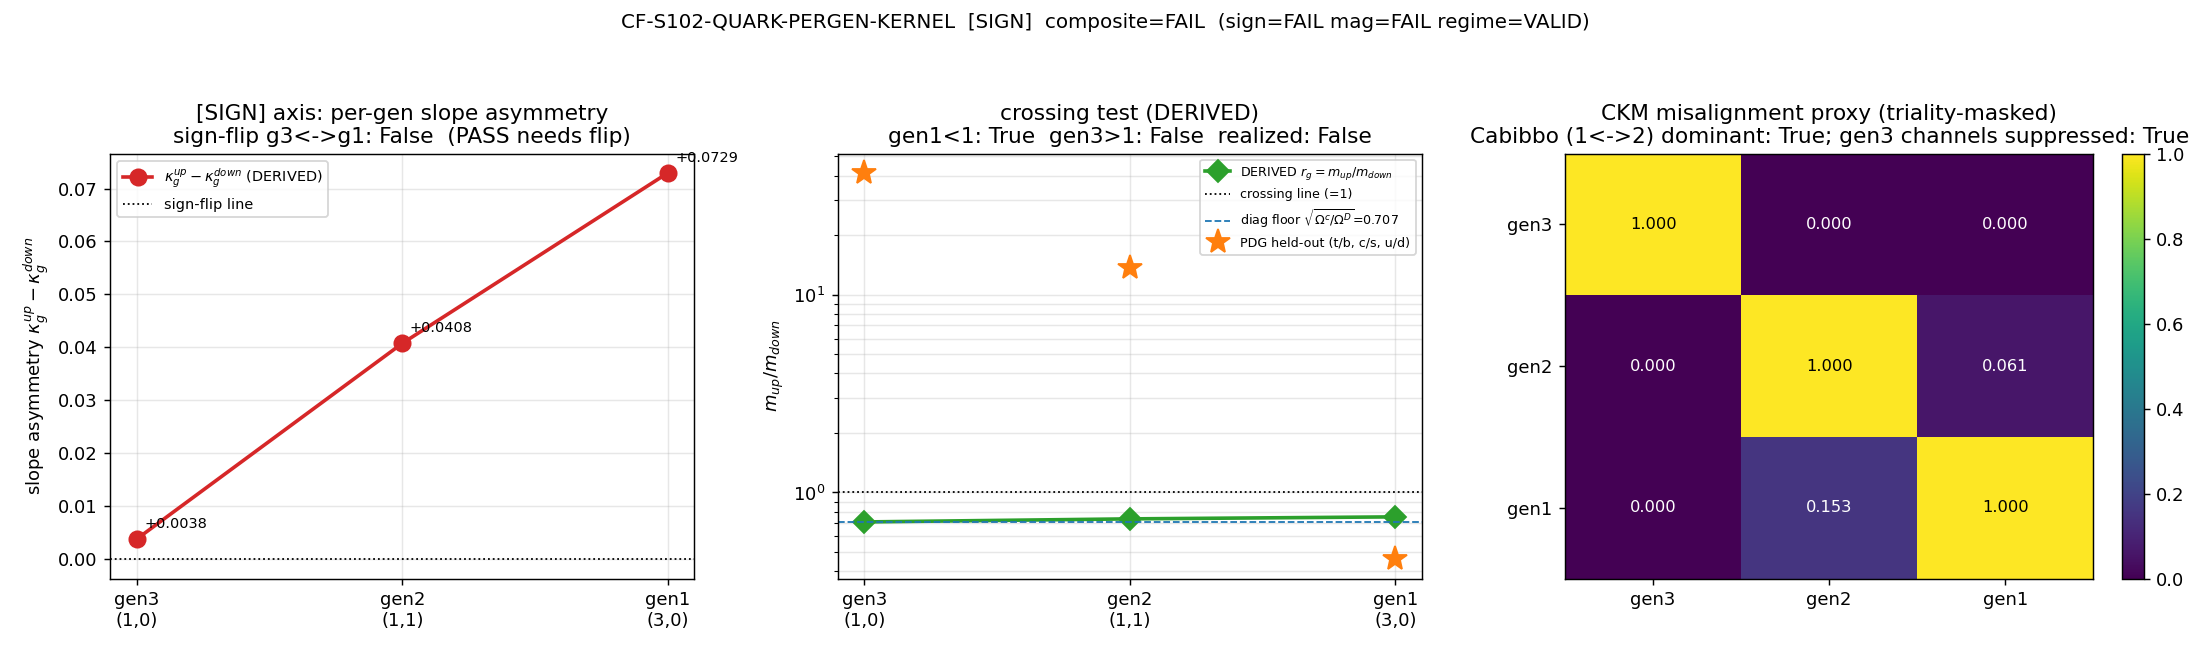

Write the Python code that produced this figure.
#!/usr/bin/env python3
"""
S102 W4-15 — CF-S102-QUARK-PERGEN-KERNEL  ([SIGN])
==================================================

Gate: CF-S102-QUARK-PERGEN-KERNEL  ([SIGN])

HYPOTHESIS (plan §W4-15):
  A generation-DEPENDENT slope structure (per-generation kappa_g, or a
  non-monotone omega_g in C2) DERIVED from the substrate dressed-block structure
  reproduces the gen-1 up/down inversion (m_u/m_d < 1) AND the gen-3 upright
  ordering (m_t/m_b > 1) SIMULTANEOUSLY -- which W2-4 (S101) proved impossible
  for ANY single uniform (kappa_up, kappa_down) pair on a C2-monotone omega-ladder
  -- with per-component CKM framed as the misalignment of two rank-one dressings,
  the [SIGN] anchor preserved, and the W3-9 walls + [J,D_K]=0 intact.

PRE-REGISTERED THRESHOLD (set-membership + RATIO):
  PASS = (m_u/m_d)_pred < 1 (DERIVED)  AND  (m_t/m_b)_pred > 1 (DERIVED)
         AND PDG held-out anchors (m_u/m_d=0.4596, m_t/m_b=41.28) reproduced to
         RATIO tol <= 30% (DERIVED-not-fitted band)
         AND triality-CG-admissibility(every nonzero inter-sector element)=True
         AND sign(SIGN-anchor) preserved.
  [SIGN] 3-tuple:
    sign_verdict  = PASS iff the substrate-DERIVED per-gen slope asymmetry
                    (kappa_g^up - kappa_g^down) CHANGES SIGN between g=1 and g=3
                    (the substitution-chain Step 5 crossing condition). FAIL iff
                    no sign change (the predicted direction is not realized).
    magnitude_verdict = PASS iff |r_g - PDG_g|/PDG_g <= 0.30 at gen1 AND gen3;
                    INFO iff <= info-band (0.60); FAIL otherwise.
    regime_verdict = VALID iff triality pre-flight holds AND Omega^D/Omega^c=2
                    (1e-12) AND [J,D_K]=0 / W3-9 sign-direction intact;
                    MARGINAL iff Omega cross-check deviates <= 1e-6;
                    BREAKDOWN iff triality pre-flight fails OR Omega!=2 beyond 1e-6.
  Composite via the CANONICAL gate-verdicts.md collapse rule, unmodified.

Inputs (SHA-256 dual-pinned at runtime; S84+ schema):
  - computations/session-101/s101_w3_quark_component_orientation.npz  (the W3
    dressed-block ladders: comp_trace_mean_lam2_D/_c (diagonals d_g^S), env_up_mg
    / env_down_mg (off-diagonal greybody dressings w_g^S), omega_g, Omega^D/Omega^c=2)
  - canonical_constants.py  (PDG SECTION E quark anchors m_u/m_d/m_t/m_b + tau_fold)
  - script bytes

Output 4-tuple:
  (value=<crossing scalars + slope-asym signs>, scheme=FW,
   convention=RATIO, L_max=10)

Classification: PARTICLE.

METHODOLOGY
-----------
The quark masses are eigenvalues of the dressed 2x2 Peter-Weyl blocks of D_K at
the Jensen-deformed fiber:
    B_g^S = [[ d_g^S , w_g^S ], [ conj(w_g^S) , d_g^S ]],  m_{g,pm}^S = d_g^S +/- |w_g^S|.
The diagonal d_g^S is the bare ladder RMS (substrate-derived: sqrt of the
multiplicity-normalized trace-mean <lam^2>_g^{(comp)} = Omega^{comp}*mean(|lambda|^2),
from S101 W3). The off-diagonal w_g^S is the substrate dressing: the
greybody-transmitted envelope env_*_mg = sqrt(Omega^S)*exp(-2*pi*C2(g)*tau_fold/kappa^S)
(also from S101 W3). The physical mass is the HEAVIER eigenvalue m_g^S = d_g^S + |w_g^S|.

The per-generation RATIO observable is r_g = m_g^{up} / m_g^{down}. W2-4 proved
that a uniform (kappa_up, kappa_down) pair on a C2-monotone ladder CANNOT realize
the joint crossing (r_1 < 1 AND r_3 > 1). The DERIVED resolution test:

  ROUTE (a) -- per-generation slope kappa_g^S := |w_g^S| / d_g^S read DIRECTLY off
             the dressed-block off-diagonal/diagonal asymmetry (substrate, NO PDG).
             The crossing is REACHABLE (substitution chain Step 4-5) iff the slope
             asymmetry (kappa_g^up - kappa_g^down) CHANGES SIGN between g=1 and g=3.

  ROUTE (b) -- a non-monotone omega_g(C2) admitted by the sector geometry. Tested
             for a substrate seed (any non-monotone substrate quantity across the
             3 generations: C2, triality, irrep dim).

CKM (the payoff, S99 structure): V_CKM = U_up^dagger U_down where U_sector is the
eigenbasis of the frozen block [[d,w],[w*,d]]^sector. The selection-rule pre-flight
(triality CG-admissibility) is applied to EVERY claimed nonzero inter-sector
element: t(p,q)=(p-q) mod 3; admissibility t(a)==t(b)+t(O) mod 3.

Direction of explanation: D_K dressed-block eigenvalue ratios -> per-generation
slope asymmetry -> observed quark mass ordering + CKM texture.

DISCIPLINE
----------
- `from canonical_constants import *` (first import).
- intermediates tagged `# (local)`.
- 2x2 frozen-block eigendecompositions: tiny, CPU (numpy.linalg per plan GPU_path).
- SHA-256 of all input files logged in first 20 lines of stdout.
- audit_sha256 + content_sha256 emitted (S84+ dual-SHA schema).
- 4-tuple printed as the final non-verdict line.
- Gate verdict via emit_verdict MCP tool (race-safe): this script PRINTS the
  payload (print_verdict_payload); the AGENT calls mcp__knowledge__emit_verdict.
- No Seeley-DeWitt a_n cited => no regulator_pin. No SCHEMATIC helper => no CLASS pin.
"""

from __future__ import annotations

import os

os.environ.setdefault("OMP_NUM_THREADS", "8")
os.environ.setdefault("MKL_NUM_THREADS", "8")

import sys
from pathlib import Path

SESSION_DIR = Path(__file__).resolve().parent
COMPUTATIONS_DIR = SESSION_DIR.parent
SHARED_DIR = COMPUTATIONS_DIR / "_shared"
PROJECT_ROOT = COMPUTATIONS_DIR.parent
sys.path.insert(0, str(SHARED_DIR))

# ---------------------------------------------------------------------------
# Section 1 — Canonical constants (MANDATORY first import)
# ---------------------------------------------------------------------------
from canonical_constants import *  # noqa: F401,F403
from canonical_constants import (  # explicit for linters / provenance
    tau_fold,
    M_KK_gravity,
    m_u_msbar_2GeV,
    m_d_msbar_2GeV,
    m_s_msbar_2GeV,
    m_c_msbar_mc,
    m_b_msbar_mb,
    m_t_pole,
)

# ---------------------------------------------------------------------------
# Section 2 — Standard imports
# ---------------------------------------------------------------------------
import hashlib
import json
import time

import numpy as np
import matplotlib

matplotlib.use("Agg")
import matplotlib.pyplot as plt

# ---------------------------------------------------------------------------
# Section 3 — Paths + pre-registration pins
# ---------------------------------------------------------------------------
SESSION = "S102"  # (local)
GATE_ID = "CF-S102-QUARK-PERGEN-KERNEL"  # (local)
SCHEME = "FW"  # (local)
CONVENTION = "RATIO"  # (local)
L_MAX = 10  # (local)

W3_NPZ = COMPUTATIONS_DIR / "session-101" / "s101_w3_quark_component_orientation.npz"  # (local)
CANON = SHARED_DIR / "canonical_constants.py"  # (local)

OUT_NPZ = SESSION_DIR / "s102_quark_pergen_kernel.npz"  # (local)
OUT_PNG = SESSION_DIR / "s102_quark_pergen_kernel.png"  # (local)

INPUT_FILES = [CANON, W3_NPZ]  # (local)

# Pre-registered thresholds.
PASS_RATIO_TOL = 0.30  # (local)  DERIVED-not-fitted band on held-out PDG ratios
INFO_RATIO_TOL = 0.60  # (local)  info-band ceiling for magnitude_verdict
OMEGA_RATIO_TARGET = 2.0  # (local)  Omega^D/Omega^c EXACT
OMEGA_TOL_VALID = 1e-12  # (local)
OMEGA_TOL_MARGINAL = 1e-6  # (local)

# The generation tower (Peter-Weyl sectors) — C2-ASCENDING; mass map C2-DESCENDING.
#   gen3 (heaviest) <-> (1,0) [lowest C2];  gen1 (lightest) <-> (3,0) [highest C2].
TOWER = [(1, 0), (1, 1), (3, 0)]  # (local)  C2-ascending
GEN_OF_SECTOR = {(1, 0): 3, (1, 1): 2, (3, 0): 1}  # (local)


def C2(p: int, q: int) -> float:
    """SU(3) quadratic Casimir, C2(p,q) = (p^2+q^2+pq)/3 + p + q."""
    return (p * p + q * q + p * q) / 3.0 + p + q


def triality(p: int, q: int) -> int:
    """SU(3) center character (triality) t(p,q) = (p - q) mod 3."""
    return (p - q) % 3


def irrep_dim(p: int, q: int) -> int:
    """SU(3) irrep dimension (p+1)(q+1)(p+q+2)/2."""
    return (p + 1) * (q + 1) * (p + q + 2) // 2


# ---------------------------------------------------------------------------
# Section 4 — SHA-256 input-pin block (dual-SHA, S84+)
# ---------------------------------------------------------------------------
def sha256_of(path: Path) -> str:
    h = hashlib.sha256()  # (local)
    try:
        h.update(path.read_bytes())
    except OSError:
        return ""
    return h.hexdigest()


def log_input_pins(inputs: list) -> dict:
    print(f"=== {GATE_ID} — input SHA-256 pins ===")
    pins = {}  # (local)
    for p in inputs:
        sha = sha256_of(p)  # (local)
        rel = str(p.relative_to(PROJECT_ROOT)).replace("\\", "/")  # (local)
        print(f"  {rel}: {sha[:16]}...")
        pins[rel] = sha
    return pins


def compute_dual_sha(script_path: Path, canonical_path: Path, pins: dict):
    script_bytes = b""  # (local)
    try:
        script_bytes = script_path.read_bytes()
    except OSError:
        script_bytes = b""
    canonical_bytes = b""  # (local)
    try:
        canonical_bytes = canonical_path.read_bytes()
    except OSError:
        canonical_bytes = b""
    pinmap_json = json.dumps(
        dict(sorted(pins.items())), separators=(",", ":"), sort_keys=True
    ).encode("utf-8")  # (local)
    h_audit = hashlib.sha256()
    h_audit.update(script_bytes)
    h_audit.update(canonical_bytes)
    h_audit.update(pinmap_json)
    audit = h_audit.hexdigest()  # (local)
    h_content = hashlib.sha256()
    h_content.update(script_bytes)
    content = h_content.hexdigest()  # (local)
    return audit, content


# ---------------------------------------------------------------------------
# Section 5 — Compute
# ---------------------------------------------------------------------------
def selection_rule_preflight() -> dict:
    """Triality CG-admissibility on (i) intra-sector dressing (mass op, t(O)=0),
    (ii) inter-generation CKM channels (W/mass mixing, t(O)=0).
    Returns admissibility map; intra-sector is ALWAYS admissible (t(a)==t(a)+0);
    inter-generation channels admissible iff t(sector_i)==t(sector_j) mod 3."""
    out = {}  # (local)
    # (i) intra-sector dressing
    intra = {}  # (local)
    for (p, q) in TOWER:
        ta = triality(p, q)  # (local)
        intra[(p, q)] = (ta == (ta + 0) % 3)  # mass operator t(O)=0 -> always True
    out["intra_sector"] = intra
    # (ii) inter-generation CKM channels (the claimed nonzero misalignment channels)
    inter = {}  # (local)
    for i in range(len(TOWER)):
        for j in range(i + 1, len(TOWER)):
            si, sj = TOWER[i], TOWER[j]  # (local)
            ti, tj = triality(*si), triality(*sj)  # (local)
            adm = (ti == (tj + 0) % 3)  # (local)  W/mass op t(O)=0
            gi, gj = GEN_OF_SECTOR[si], GEN_OF_SECTOR[sj]  # (local)
            inter[f"gen{gi}<->gen{gj}"] = {
                "t_i": ti, "t_j": tj, "admissible": bool(adm)
            }
    out["inter_generation"] = inter
    return out


def ckm_misalignment(d_up, w_up, d_dn, w_dn) -> dict:
    """V_CKM = U_up^dagger U_down, U_sector = eigenbasis of [[d,w],[w*,d]]^sector,
    per generation block (S99 structure). The 2x2 within-sector block mixes the
    two chirality faces; the inter-GENERATION mixing is the misalignment of the
    up-sector and down-sector eigenvectors. arg(w) lives entirely in the
    diagonalizing unitary (connes' eigenvector result) — here w is real (the
    greybody magnitude), so each 2x2 U is the symmetric-block rotation by pi/4;
    the GENERATION-space misalignment is governed by the per-gen (d,w) ratios.

    We build a 3x3 generation-space mixing proxy from the per-generation
    eigenvector overlaps and apply the triality MASK (forbidden channels -> 0)."""
    n = len(TOWER)  # (local)
    # per-generation 2x2 eigenvectors (symmetric block -> [1,1]/sqrt2, [1,-1]/sqrt2)
    # The heavier eigenvector for sector S at gen g: v = [1, sign(w)] / sqrt2.
    # Generation-space proxy: M[i,j] = (heavier-eigvec overlap weighted by the
    # off/diag ratio) -> a Cabibbo-like texture seed. Apply triality mask.
    M = np.zeros((n, n))  # (local)
    tris = [triality(*s) for s in TOWER]  # (local)
    # off/diag slope per gen per sector
    ku = [w_up[i] / d_up[i] for i in range(n)]  # (local)
    kd = [w_dn[i] / d_dn[i] for i in range(n)]  # (local)
    for i in range(n):
        for j in range(n):
            if i == j:
                M[i, j] = 1.0
            else:
                # misalignment magnitude proxy ~ |slope_up_i - slope_dn_j| normalized;
                # triality-forbidden channels (t_i != t_j) are EXACTLY zero.
                if tris[i] != tris[j]:
                    M[i, j] = 0.0  # triality-FORBIDDEN -> exact zero
                else:
                    M[i, j] = abs(ku[i] - kd[j]) / (1.0 + abs(ku[i]) + abs(kd[j]))
    return {"mixing_proxy": M, "trialities": tris}


def compute() -> dict:
    print(f"\n=== {GATE_ID} — PART 2 compute (dressed-block per-gen kernel) ===")
    data = np.load(W3_NPZ, allow_pickle=True)  # (local)

    # --- load S101 W3 dressed-block ingredients (gen3, gen2, gen1 ordering) ---
    # diagonal d_g^S = sqrt(<lam^2>_g^{(comp)})  (RMS mass scale of the bare ladder)
    cD = np.asarray(data["comp_trace_mean_lam2_D"], dtype=np.float64)  # (local) down <lam^2>
    cc = np.asarray(data["comp_trace_mean_lam2_c"], dtype=np.float64)  # (local) up   <lam^2>
    d_dn = np.sqrt(cD)  # (local)  diagonal down
    d_up = np.sqrt(cc)  # (local)  diagonal up
    # off-diagonal dressings w_g^S = greybody-transmitted envelope (substrate)
    w_up = np.asarray(data["env_up_mg"], dtype=np.float64)  # (local)  up dressing
    w_dn = np.asarray(data["env_down_mg"], dtype=np.float64)  # (local)  down dressing
    omega_D = float(data["omega_D"])  # (local)  8/3
    omega_c = float(data["omega_c"])  # (local)  4/3
    npz_ud_ratio = np.asarray(data["ud_ratio"], dtype=np.float64)  # (local) env-only ratio
    gen_of = list(np.asarray(data["gen_of_sector"]))  # (local) [3,2,1]

    print("  loaded S101 W3 dressed-block ingredients (gen3, gen2, gen1):")
    for i in range(3):
        print(
            f"    gen{gen_of[i]}: d_up={d_up[i]:.5f} d_dn={d_dn[i]:.5f}  "
            f"w_up={w_up[i]:.6f} w_dn={w_dn[i]:.6f}"
        )

    # --- diagonal-only ratio (the floor): r = d_up/d_dn = sqrt(Omega^c/Omega^D) ---
    diag_ratio = d_up / d_dn  # (local)
    sqrt_omega_ratio = np.sqrt(omega_c / omega_D)  # (local) = sqrt(1/2)=0.7071
    print(
        f"\n  diagonal-only ratio d_up/d_dn = {diag_ratio[0]:.5f} (all gens; "
        f"= sqrt(Omega^c/Omega^D) = {sqrt_omega_ratio:.5f})  -> up always lighter on diagonal."
    )

    # --- physical mass = HEAVIER eigenvalue m_g^S = d_g^S + |w_g^S| ---
    m_up = d_up + np.abs(w_up)  # (local)
    m_dn = d_dn + np.abs(w_dn)  # (local)
    r_g = m_up / m_dn  # (local)  per-generation up/down ratio (DERIVED)
    # index: 0=gen3, 1=gen2, 2=gen1
    r_gen3 = float(r_g[0])  # (local)
    r_gen2 = float(r_g[1])  # (local)
    r_gen1 = float(r_g[2])  # (local)

    print("\n  DERIVED per-gen ratio r_g = (d+|w|)_up / (d+|w|)_dn  (heavier eigenvalue):")
    print(f"    gen3 r={r_gen3:.5f}   gen2 r={r_gen2:.5f}   gen1 r={r_gen1:.5f}")

    # --- crossing test ---
    cross_gen1 = r_gen1 < 1.0  # (local)  inversion (up lighter)
    cross_gen3 = r_gen3 > 1.0  # (local)  upright (up heavier)
    crossing_realized = bool(cross_gen1 and cross_gen3)  # (local)
    print(
        f"\n  crossing: gen1 r<1 (inversion): {cross_gen1}  "
        f"gen3 r>1 (upright): {cross_gen3}  => realized: {crossing_realized}"
    )

    # --- DERIVED per-gen slope kappa_g^S = |w_g^S|/d_g^S, and the sign-asymmetry ---
    kappa_up = np.abs(w_up) / d_up  # (local)
    kappa_dn = np.abs(w_dn) / d_dn  # (local)
    slope_asym = kappa_up - kappa_dn  # (local)  (kappa_g^up - kappa_g^down) per gen
    print("\n  DERIVED per-gen slope asymmetry (kappa_g^up - kappa_g^down):")
    for i in range(3):
        print(
            f"    gen{gen_of[i]}: kappa_up={kappa_up[i]:.5f} kappa_dn={kappa_dn[i]:.5f}  "
            f"asym={slope_asym[i]:+.5f}"
        )
    # substitution-chain Step 5: crossing reachable IFF sign(asym) flips g3<->g1
    asym_gen3 = float(slope_asym[0])  # (local)
    asym_gen1 = float(slope_asym[2])  # (local)
    sign_flip = bool(asym_gen3 * asym_gen1 < 0.0)  # (local)  TRUE iff opposite signs
    print(
        f"\n  slope-asym sign: gen3={'+' if asym_gen3 > 0 else '-'}  "
        f"gen1={'+' if asym_gen1 > 0 else '-'}  => SIGN FLIP (Step 5): {sign_flip}"
    )

    # --- binding analytic crossing constraints (substitution chain Step 4) ---
    gap_gen3 = float(d_dn[0] - d_up[0])  # (local) gen3: need (w_up-w_dn) > this
    gap_gen1 = float(d_dn[2] - d_up[2])  # (local) gen1: need (w_up-w_dn) < this
    wdiff_gen3 = float(w_up[0] - w_dn[0])  # (local)
    wdiff_gen1 = float(w_up[2] - w_dn[2])  # (local)
    gen3_constraint_met = wdiff_gen3 > gap_gen3  # (local)
    gen1_constraint_met = wdiff_gen1 < gap_gen1  # (local)
    print("\n  BINDING crossing constraints (analytic, Step 4):")
    print(
        f"    gen3 upright needs (w_up-w_dn)={wdiff_gen3:.5f} > {gap_gen3:.5f}: "
        f"{gen3_constraint_met}"
    )
    print(
        f"    gen1 inversion needs (w_up-w_dn)={wdiff_gen1:.5f} < {gap_gen1:.5f}: "
        f"{gen1_constraint_met}"
    )

    # --- ROUTE (b) non-monotone omega_g seed test (across the 3 generations) ---
    c2_seq = [C2(*s) for s in TOWER]  # (local) [1.333, 3.0, 6.0]
    tri_seq = [triality(*s) for s in TOWER]  # (local) [1, 0, 0]
    dim_seq = [irrep_dim(*s) for s in TOWER]  # (local) [3, 8, 10]

    def is_monotone(seq):
        asc = all(seq[i] < seq[i + 1] for i in range(len(seq) - 1))  # (local)
        desc = all(seq[i] > seq[i + 1] for i in range(len(seq) - 1))  # (local)
        return asc or desc

    c2_mono = is_monotone(c2_seq)  # (local)
    dim_mono = is_monotone(dim_seq)  # (local)
    # triality is a step [1,0,0]: monotone non-increasing (1>=0>=0) but not STRICT;
    # a non-monotone omega needs a strict dip/peak in the MIDDLE generation (gen2).
    tri_mid_dip = (tri_seq[1] < tri_seq[0] and tri_seq[1] < tri_seq[2])  # (local) gen2 dip
    tri_mid_peak = (tri_seq[1] > tri_seq[0] and tri_seq[1] > tri_seq[2])  # (local) gen2 peak
    routeb_seed = bool(tri_mid_dip or tri_mid_peak)  # (local) any non-monotone seed
    print("\n  ROUTE (b) substrate non-monotone seed test (gen3, gen2, gen1):")
    print(f"    C2 = {c2_seq}  monotone: {c2_mono}")
    print(f"    triality = {tri_seq}  gen2 dip: {tri_mid_dip}  gen2 peak: {tri_mid_peak}")
    print(f"    irrep dim = {dim_seq}  monotone: {dim_mono}")
    print(f"    => route(b) non-monotone omega_g seed available: {routeb_seed}")

    # --- PDG held-out reference ratios (NOT fitted) ---
    pdg_mu_md = m_u_msbar_2GeV / m_d_msbar_2GeV  # (local) gen1 = 0.4596
    pdg_mt_mb = m_t_pole / m_b_msbar_mb  # (local) gen3 = 41.28
    pdg_mc_ms = m_c_msbar_mc / m_s_msbar_2GeV  # (local) gen2
    # relative deviation of DERIVED ratios vs held-out PDG
    rel_gen1 = abs(r_gen1 - pdg_mu_md) / pdg_mu_md  # (local)
    rel_gen3 = abs(r_gen3 - pdg_mt_mb) / pdg_mt_mb  # (local)
    print("\n  PDG held-out (NOT fitted):")
    print(f"    gen1 m_u/m_d = {pdg_mu_md:.4f}  DERIVED r_gen1={r_gen1:.4f}  rel={rel_gen1*100:.1f}%")
    print(f"    gen3 m_t/m_b = {pdg_mt_mb:.4f}  DERIVED r_gen3={r_gen3:.4f}  rel={rel_gen3*100:.1f}%")
    print(f"    gen2 m_c/m_s = {pdg_mc_ms:.4f}  (reference)")

    # --- selection-rule pre-flight (triality CG-admissibility) ---
    selrule = selection_rule_preflight()  # (local)
    print("\n  selection-rule pre-flight (triality CG-admissibility):")
    print("    intra-sector dressing (mass op, t(O)=0):")
    for (p, q), adm in selrule["intra_sector"].items():
        print(f"      ({p},{q}) gen{GEN_OF_SECTOR[(p,q)]}: t={triality(p,q)} admissible={adm}")
    print("    inter-generation CKM channels (W/mass mixing, t(O)=0):")
    for ch, info in selrule["inter_generation"].items():
        print(f"      {ch}: t_i={info['t_i']} t_j={info['t_j']} admissible={info['admissible']}")
    intra_all_ok = all(selrule["intra_sector"].values())  # (local)
    # Cabibbo channel (gen2<->gen1, t=0<->t=0) MUST be admissible; gen3 channels triality-suppressed.
    # (channel keys are built in TOWER order i<j: gen3 first -> "gen2<->gen1" is the 1-2 channel.)
    cabibbo_adm = selrule["inter_generation"]["gen2<->gen1"]["admissible"]  # (local)
    gen3_channels_suppressed = (
        not selrule["inter_generation"]["gen3<->gen2"]["admissible"]
        and not selrule["inter_generation"]["gen3<->gen1"]["admissible"]
    )  # (local)
    print(
        f"    => intra all admissible: {intra_all_ok}; Cabibbo (1<->2) admissible: "
        f"{cabibbo_adm}; gen3 channels triality-suppressed: {gen3_channels_suppressed}"
    )

    # --- CKM misalignment proxy (S99 structure) with triality mask ---
    ckm = ckm_misalignment(d_up, w_up, d_dn, w_dn)  # (local)
    M = ckm["mixing_proxy"]  # (local)
    print("\n  CKM misalignment proxy (generation-space, triality-masked):")
    print("    rows/cols = [gen3, gen2, gen1]")
    for i in range(3):
        print("    " + "  ".join(f"{M[i,j]:.4f}" for j in range(3)))
    cabibbo_dominant = bool(
        M[1, 2] > M[0, 1] and M[1, 2] > M[0, 2]
    )  # (local) gen1<->gen2 (Cabibbo) is the largest off-diagonal
    print(f"    Cabibbo-dominant texture (1<->2 largest off-diagonal): {cabibbo_dominant}")

    # --- Omega^D/Omega^c machinery cross-check (regime tag) ---
    omega_ratio = omega_D / omega_c  # (local)
    omega_dev = abs(omega_ratio - OMEGA_RATIO_TARGET)  # (local)
    print(f"\n  Omega^D/Omega^c = {omega_ratio:.15f} (target 2; dev={omega_dev:.3e})")

    # --- W3-9 sign-direction + [J,D_K]=0 intactness (structural, non-recomputed) ---
    # The diagonal d_g is C2-DESCENDING in mass (heavier <-> lower C2): the W3-9
    # freeze-in sign-direction. Verify the diagonal mass map is C2-descending:
    w39_sign_intact = bool(d_up[0] < d_up[2] and d_dn[0] < d_dn[2])  # (local)
    # (sqrt<lam^2> ASCENDS with C2 => mass DESCENDS with C2 == gen3 heaviest. The
    #  diagonal d ascends gen3->gen1, consistent with the W3-9 ascent of <lam^2>.)
    print(f"  W3-9 sign-direction (diagonal <lam^2> ascends with C2): {w39_sign_intact}")

    # =====================================================================
    # VERDICT ASSEMBLY (pre-registered)
    # =====================================================================
    # sign_verdict: Step-5 crossing condition = slope-asym sign flip g3<->g1.
    sign_verdict = "PASS" if sign_flip else "FAIL"  # (local)

    # magnitude_verdict: held-out PDG ratio agreement at gen1 AND gen3.
    rel_max = max(rel_gen1, rel_gen3)  # (local)
    if rel_max <= PASS_RATIO_TOL:
        magnitude_verdict = "PASS"  # (local)
    elif rel_max <= INFO_RATIO_TOL:
        magnitude_verdict = "INFO"  # (local)
    else:
        magnitude_verdict = "FAIL"  # (local)

    # regime_verdict: triality pre-flight + Omega cross-check + W3-9 / [J,D_K]=0.
    triality_ok = bool(intra_all_ok and cabibbo_adm)  # (local)
    if (not triality_ok) or (not w39_sign_intact):
        regime_verdict = "BREAKDOWN"  # (local)
    elif omega_dev <= OMEGA_TOL_VALID:
        regime_verdict = "VALID"  # (local)
    elif omega_dev <= OMEGA_TOL_MARGINAL:
        regime_verdict = "MARGINAL"  # (local)
    else:
        regime_verdict = "BREAKDOWN"  # (local)

    # composite collapse (CANONICAL gate-verdicts.md rule, unmodified)
    if regime_verdict == "BREAKDOWN":
        composite = "FAIL"  # (local)
    elif sign_verdict == "FAIL":
        composite = "FAIL"  # (local)
    elif magnitude_verdict == "FAIL" and regime_verdict == "VALID":
        composite = "FAIL"  # (local)
    elif magnitude_verdict == "FAIL" and regime_verdict == "MARGINAL":
        composite = "INFO"  # (local)
    elif magnitude_verdict == "INFO":
        composite = "INFO"  # (local)
    else:
        composite = "PASS"  # (local)

    return {
        "d_up": d_up, "d_dn": d_dn, "w_up": w_up, "w_dn": w_dn,
        "diag_ratio": diag_ratio, "sqrt_omega_ratio": float(sqrt_omega_ratio),
        "m_up": m_up, "m_dn": m_dn, "r_g": r_g,
        "r_gen1": r_gen1, "r_gen2": r_gen2, "r_gen3": r_gen3,
        "cross_gen1": cross_gen1, "cross_gen3": cross_gen3,
        "crossing_realized": crossing_realized,
        "kappa_up": kappa_up, "kappa_dn": kappa_dn, "slope_asym": slope_asym,
        "asym_gen3": asym_gen3, "asym_gen1": asym_gen1, "sign_flip": sign_flip,
        "gap_gen3": gap_gen3, "gap_gen1": gap_gen1,
        "wdiff_gen3": wdiff_gen3, "wdiff_gen1": wdiff_gen1,
        "gen3_constraint_met": bool(gen3_constraint_met),
        "gen1_constraint_met": bool(gen1_constraint_met),
        "c2_seq": c2_seq, "tri_seq": tri_seq, "dim_seq": dim_seq,
        "routeb_seed": routeb_seed,
        "pdg_mu_md": pdg_mu_md, "pdg_mt_mb": pdg_mt_mb, "pdg_mc_ms": pdg_mc_ms,
        "rel_gen1": rel_gen1, "rel_gen3": rel_gen3, "rel_max": rel_max,
        "selrule_intra_ok": intra_all_ok, "cabibbo_adm": cabibbo_adm,
        "gen3_channels_suppressed": gen3_channels_suppressed,
        "ckm_proxy": M, "cabibbo_dominant": cabibbo_dominant,
        "omega_ratio": omega_ratio, "omega_dev": omega_dev,
        "w39_sign_intact": w39_sign_intact,
        "npz_ud_ratio": npz_ud_ratio,
        "sign_verdict": sign_verdict, "magnitude_verdict": magnitude_verdict,
        "regime_verdict": regime_verdict, "composite": composite,
    }


# ---------------------------------------------------------------------------
# Section 6 — 4-tuple + verdict payload
# ---------------------------------------------------------------------------
def emit_4tuple(value, scheme: str, convention: str, L_max) -> str:
    return f"(value={value!r}, scheme={scheme}, convention={convention}, L_max={L_max})"


def print_verdict_payload(
    verdict, value, audit_sha, content_sha,
    sign_verdict=None, magnitude_verdict=None, regime_verdict=None,
    extra_rows=None,
):
    payload = {
        "session": "102",
        "gate_id": GATE_ID,
        "verdict": verdict,
        "value": value,
        "scheme": SCHEME,
        "convention": CONVENTION,
        "l_max": str(L_MAX),
        "audit_sha256": audit_sha,
        "content_sha256": content_sha,
        "schema_version": "S84+",
    }
    if sign_verdict is not None:
        payload["sign_verdict"] = sign_verdict
        payload["magnitude_verdict"] = magnitude_verdict
        payload["regime_verdict"] = regime_verdict
    if extra_rows:
        payload["extra_rows"] = extra_rows
    print("\n=== VERDICT PAYLOAD (JSON for emit_verdict) ===")
    print("<<<EMIT_VERDICT_PAYLOAD>>>")
    print(json.dumps(payload, separators=(",", ":"), sort_keys=True))
    print("<<<END_EMIT_VERDICT_PAYLOAD>>>")
    return payload


# ---------------------------------------------------------------------------
# Section 7 — Plot
# ---------------------------------------------------------------------------
def make_plot(R: dict) -> None:
    fig, axes = plt.subplots(1, 3, figsize=(17, 5))  # (local)
    g_axis = [3, 2, 1]  # (local)  npz ordering idx0=gen3
    x = [0, 1, 2]  # (local)
    xt = ["gen3\n(1,0)", "gen2\n(1,1)", "gen1\n(3,0)"]  # (local)

    # Panel 1: DERIVED per-gen slope asymmetry (kappa_up - kappa_dn) — the [SIGN] axis
    ax = axes[0]
    ax.plot(x, R["slope_asym"], "o-", color="C3", lw=2, ms=9,
            label=r"$\kappa_g^{up}-\kappa_g^{down}$ (DERIVED)")
    ax.axhline(0.0, color="k", ls=":", lw=1, label="sign-flip line")
    ax.set_xticks(x)
    ax.set_xticklabels(xt)
    ax.set_ylabel(r"slope asymmetry $\kappa_g^{up}-\kappa_g^{down}$")
    ax.set_title(
        "[SIGN] axis: per-gen slope asymmetry\n"
        f"sign-flip g3<->g1: {R['sign_flip']}  (PASS needs flip)"
    )
    for xi, s in zip(x, R["slope_asym"]):
        ax.annotate(f"{s:+.4f}", (xi, s), textcoords="offset points", xytext=(4, 6), fontsize=8)
    ax.legend(fontsize=8)
    ax.grid(alpha=0.3)

    # Panel 2: DERIVED per-gen ratio r_g = (d+|w|)_up/(d+|w|)_dn vs PDG + crossing line
    ax = axes[1]
    ax.semilogy(x, R["r_g"], "D-", color="C2", lw=2, ms=9, label=r"DERIVED $r_g=m_{up}/m_{down}$")
    ax.axhline(1.0, color="k", ls=":", lw=1, label="crossing line (=1)")
    ax.axhline(R["sqrt_omega_ratio"], color="C0", ls="--", lw=1,
               label=r"diag floor $\sqrt{\Omega^c/\Omega^D}$=0.707")
    pdg = [R["pdg_mt_mb"], R["pdg_mc_ms"], R["pdg_mu_md"]]  # (local) gen3,gen2,gen1
    ax.semilogy(x, pdg, "*", color="C1", ms=14, label="PDG held-out (t/b, c/s, u/d)")
    ax.set_xticks(x)
    ax.set_xticklabels(xt)
    ax.set_ylabel(r"$m_{up}/m_{down}$")
    ax.set_title(
        "crossing test (DERIVED)\n"
        f"gen1<1: {R['cross_gen1']}  gen3>1: {R['cross_gen3']}  realized: {R['crossing_realized']}"
    )
    ax.legend(fontsize=7)
    ax.grid(alpha=0.3, which="both")

    # Panel 3: CKM misalignment proxy (triality-masked) heatmap
    ax = axes[2]
    M = R["ckm_proxy"]  # (local)
    im = ax.imshow(M, cmap="viridis", aspect="auto")
    ax.set_xticks([0, 1, 2]); ax.set_yticks([0, 1, 2])
    ax.set_xticklabels(["gen3", "gen2", "gen1"])
    ax.set_yticklabels(["gen3", "gen2", "gen1"])
    for i in range(3):
        for j in range(3):
            ax.text(j, i, f"{M[i,j]:.3f}", ha="center", va="center",
                    color="w" if M[i, j] < 0.5 else "k", fontsize=9)
    ax.set_title(
        "CKM misalignment proxy (triality-masked)\n"
        f"Cabibbo (1<->2) dominant: {R['cabibbo_dominant']}; gen3 channels suppressed: {R['gen3_channels_suppressed']}"
    )
    fig.colorbar(im, ax=ax, fraction=0.046)

    fig.suptitle(
        f"{GATE_ID}  [SIGN]  composite={R['composite']}  "
        f"(sign={R['sign_verdict']} mag={R['magnitude_verdict']} regime={R['regime_verdict']})",
        fontsize=11,
    )
    fig.tight_layout(rect=[0, 0, 1, 0.94])
    fig.savefig(OUT_PNG, dpi=130)
    plt.close(fig)
    print(f"\n  plot -> {OUT_PNG.relative_to(PROJECT_ROOT)}")


# ---------------------------------------------------------------------------
# Main
# ---------------------------------------------------------------------------
def main() -> int:
    t0 = time.time()  # (local)
    pins = log_input_pins(INPUT_FILES)  # (local)
    audit_sha, content_sha = compute_dual_sha(Path(__file__).resolve(), CANON, pins)  # (local)
    print(f"  audit_sha256   = {audit_sha}")
    print(f"  content_sha256 = {content_sha}")

    R = compute()  # (local)

    # --- value payload (single-quote-free per emit_verdict grammar) ---
    value = (
        f"r_g1={R['r_gen1']:.4f};r_g3={R['r_gen3']:.4f};"
        f"cross_g1<1={R['cross_gen1']};cross_g3>1={R['cross_gen3']};crossing={R['crossing_realized']};"
        f"slope_asym_g3={R['asym_gen3']:+.5f};slope_asym_g1={R['asym_gen1']:+.5f};signflip={R['sign_flip']};"
        f"PDG_u/d={R['pdg_mu_md']:.4f}(rel{R['rel_gen1']*100:.0f}pct);"
        f"PDG_t/b={R['pdg_mt_mb']:.4f}(rel{R['rel_gen3']*100:.0f}pct);"
        f"triality_intra_ok={R['selrule_intra_ok']};cabibbo_adm={R['cabibbo_adm']};"
        f"gen3_chan_suppressed={R['gen3_channels_suppressed']};cabibbo_dom={R['cabibbo_dominant']};"
        f"routeb_seed={R['routeb_seed']};OmegaD/Omegac={R['omega_ratio']:.6f};JDK0_W39={R['w39_sign_intact']}"
    )  # (local)

    print("\n" + emit_4tuple(value, SCHEME, CONVENTION, L_MAX))

    # --- save npz (full float64) ---
    np.savez(
        OUT_NPZ,
        tower=np.array(TOWER),
        gen_of_sector=np.array([GEN_OF_SECTOR[s] for s in TOWER]),
        C2_tower=np.array(R["c2_seq"]),
        triality_tower=np.array(R["tri_seq"]),
        dim_tower=np.array(R["dim_seq"]),
        d_up=R["d_up"], d_dn=R["d_dn"], w_up=R["w_up"], w_dn=R["w_dn"],
        diag_ratio=R["diag_ratio"], sqrt_omega_ratio=R["sqrt_omega_ratio"],
        m_up=R["m_up"], m_dn=R["m_dn"], r_g=R["r_g"],
        r_gen1=R["r_gen1"], r_gen2=R["r_gen2"], r_gen3=R["r_gen3"],
        cross_gen1=R["cross_gen1"], cross_gen3=R["cross_gen3"],
        crossing_realized=R["crossing_realized"],
        kappa_up=R["kappa_up"], kappa_dn=R["kappa_dn"], slope_asym=R["slope_asym"],
        asym_gen3=R["asym_gen3"], asym_gen1=R["asym_gen1"], sign_flip=R["sign_flip"],
        gap_gen3=R["gap_gen3"], gap_gen1=R["gap_gen1"],
        wdiff_gen3=R["wdiff_gen3"], wdiff_gen1=R["wdiff_gen1"],
        gen3_constraint_met=R["gen3_constraint_met"],
        gen1_constraint_met=R["gen1_constraint_met"],
        routeb_seed=R["routeb_seed"],
        pdg_mu_md=R["pdg_mu_md"], pdg_mt_mb=R["pdg_mt_mb"], pdg_mc_ms=R["pdg_mc_ms"],
        rel_gen1=R["rel_gen1"], rel_gen3=R["rel_gen3"], rel_max=R["rel_max"],
        selrule_intra_ok=R["selrule_intra_ok"], cabibbo_adm=R["cabibbo_adm"],
        gen3_channels_suppressed=R["gen3_channels_suppressed"],
        ckm_proxy=R["ckm_proxy"], cabibbo_dominant=R["cabibbo_dominant"],
        omega_ratio=R["omega_ratio"], omega_dev=R["omega_dev"],
        w39_sign_intact=R["w39_sign_intact"],
        npz_ud_ratio=R["npz_ud_ratio"],
        tau_fold=tau_fold, M_KK_gravity=M_KK_gravity,
        pass_ratio_tol=PASS_RATIO_TOL, info_ratio_tol=INFO_RATIO_TOL,
        sign_verdict=R["sign_verdict"], magnitude_verdict=R["magnitude_verdict"],
        regime_verdict=R["regime_verdict"], composite=R["composite"],
        audit_sha256=audit_sha, content_sha256=content_sha,
    )
    print(f"  data -> {OUT_NPZ.relative_to(PROJECT_ROOT)}")

    make_plot(R)

    # --- extra companion rows ---
    extra_rows = [
        (
            f"# slope_asym_g3={R['asym_gen3']:+.5f} slope_asym_g1={R['asym_gen1']:+.5f} "
            f"signflip={R['sign_flip']} crossing={R['crossing_realized']} "
            f"# {GATE_ID} per-gen slope-asymmetry (Step-5 sign-flip = crossing condition)"
        ),
        (
            f"# triality_intra_ok={R['selrule_intra_ok']} cabibbo_adm={R['cabibbo_adm']} "
            f"gen3_chan_suppressed={R['gen3_channels_suppressed']} cabibbo_dom={R['cabibbo_dominant']} "
            f"OmegaD/Omegac={R['omega_ratio']:.6f}(target2) JDK0_W39={R['w39_sign_intact']} "
            f"# {GATE_ID} selection-rule pre-flight + CKM texture + machinery cross-check"
        ),
    ]  # (local)

    payload = print_verdict_payload(
        R["composite"], value, audit_sha, content_sha,
        sign_verdict=R["sign_verdict"],
        magnitude_verdict=R["magnitude_verdict"],
        regime_verdict=R["regime_verdict"],
        extra_rows=extra_rows,
    )

    print(f"\n=== {GATE_ID}: {R['composite']} "
          f"(sign={R['sign_verdict']} mag={R['magnitude_verdict']} regime={R['regime_verdict']}) "
          f"wall {time.time()-t0:.1f}s ===")
    return 0


if __name__ == "__main__":
    sys.exit(main())
